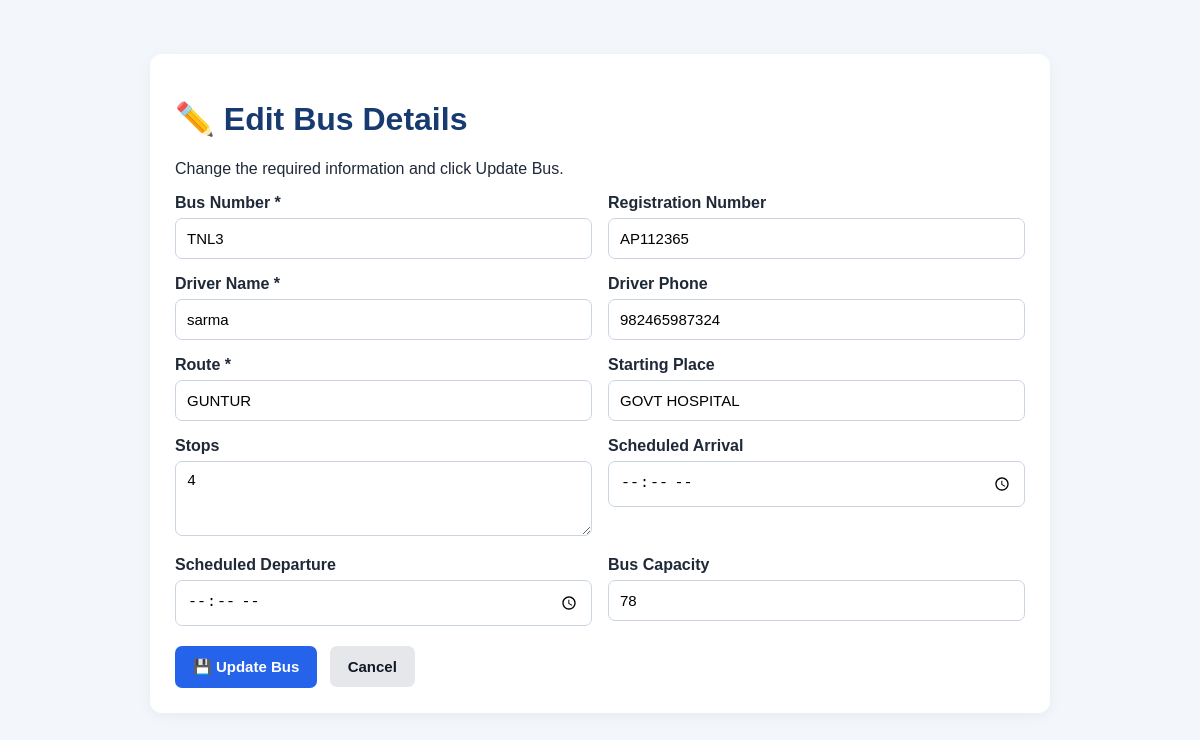
The page /edit_bus/11 on the database its author committed.
### tables this page shows
CREATE TABLE bus_management (
            id INTEGER PRIMARY KEY AUTOINCREMENT,
            record_type TEXT NOT NULL,
            bus_number TEXT NOT NULL,
            registration_number TEXT,
            driver_name TEXT,
            driver_phone TEXT,
            route TEXT,
            starting_place TEXT,
            stops TEXT,
            scheduled_arrival TEXT,
            scheduled_departure TEXT,
            capacity INTEGER,
            event TEXT,
            event_time TEXT
        );

### app.py (the view, shortened to what this page needs)
@app.route("/edit_bus/<int:bus_id>", methods=["GET", "POST"])
def edit_bus(bus_id):
    conn = get_db()
    bus = conn.execute("""
        SELECT * FROM bus_management
        WHERE id = ? AND record_type = 'BUS'
    """, (bus_id,)).fetchone()
    if bus is None:
        conn.close()
        flash("Bus record not found.", "error")
        return redirect(url_for("home"))
    conn.close()
    return render_template("edit_bus.html", bus=bus)

### app.py (called while the page is built)
def get_db():
    conn = sqlite3.connect(DATABASE)
    conn.row_factory = sqlite3.Row
    return conn

### templates/edit_bus.html (shortened to what this page needs)
<!DOCTYPE html>
<html lang="en">
<head>
</head>
<body>
<div class="card">
    <h1>✏️ Edit Bus Details</h1>
    <p>Change the required information and click Update Bus.</p>
    <form method="POST">
        <div class="grid">
            <div>
                <label>Bus Number *</label>
                <input name="bus_number"
                       value="{{ bus['bus_number'] }}"
                       required>
            </div>
            <div>
                <label>Registration Number</label>
                <input name="registration_number"
                       value="{{ bus['registration_number'] or '' }}">
            </div>
            <div>
                <label>Driver Name *</label>
                <input name="driver_name"
                       value="{{ bus['driver_name'] }}"
                       required>
            </div>
            <div>
                <label>Driver Phone</label>
                <input name="driver_phone"
                       type="tel"
                       value="{{ bus['driver_phone'] or '' }}">
            </div>
            <div>
                <label>Route *</label>
                <input name="route"
                       value="{{ bus['route'] }}"
                       required>
            </div>
            <div>
                <label>Starting Place</label>
                <input name="starting_place"
                       value="{{ bus['starting_place'] or '' }}">
            </div>
            <div>
                <label>Stops</label>
                <textarea name="stops" rows="3">{{ bus['stops'] or '' }}</textarea>
            </div>
            <div>
                <label>Scheduled Arrival</label>
                <input name="scheduled_arrival"
                       type="time"
                       value="{{ bus['scheduled_arrival'] or '' }}">
            </div>
            <div>
                <label>Scheduled Departure</label>
                <input name="scheduled_departure"
                       type="time"
                       value="{{ bus['scheduled_departure'] or '' }}">
            </div>
            <div>
                <label>Bus Capacity</label>
                <input name="capacity"
                       type="number"
                       min="0"
                       value="{{ bus['capacity'] or 0 }}">
            </div>
        </div>
        <button type="submit">💾 Update Bus</button>
        <a class="back" href="{{ url_for('home') }}">Cancel</a>
    </form>
</div>
</body>
</html>

### templates/edit_bus.html (style rules this page uses)
* { box-sizing: border-box; }
body { margin: 0; padding: 24px; font-family: Arial, sans-serif; background: #f3f6fb; color: #1f2937; }
.card { max-width: 900px; margin: 30px auto; padding: 25px; background: white; border-radius: 12px; box-shadow: 0 3px 14px #0000000d; }
h1 { color: #173b70; }
.grid { display: grid; grid-template-columns: repeat(2, minmax(0, 1fr)); gap: 16px; }
label { display: block; font-weight: bold; margin-bottom: 6px; }
input, textarea { width: 100%; padding: 11px; border: 1px solid #cbd5e1; border-radius: 7px; font-size: 15px; }
button, .back { display: inline-block; margin-top: 20px; padding: 12px 18px; border: none; border-radius: 7px; font-size: 15px; font-weight: bold; text-decoration: none; cursor: pointer; }
button { background: #2563eb; color: white; }
.back { background: #e5e7eb; color: #111827; margin-left: 8px; }

### rows shown on the page
bus_management: bus_number "TNL3", registration_number "AP112365", driver_name "sarma", driver_phone "982465987324", route "GUNTUR", starting_place "GOVT HOSPITAL", stops "4", capacity "78"
